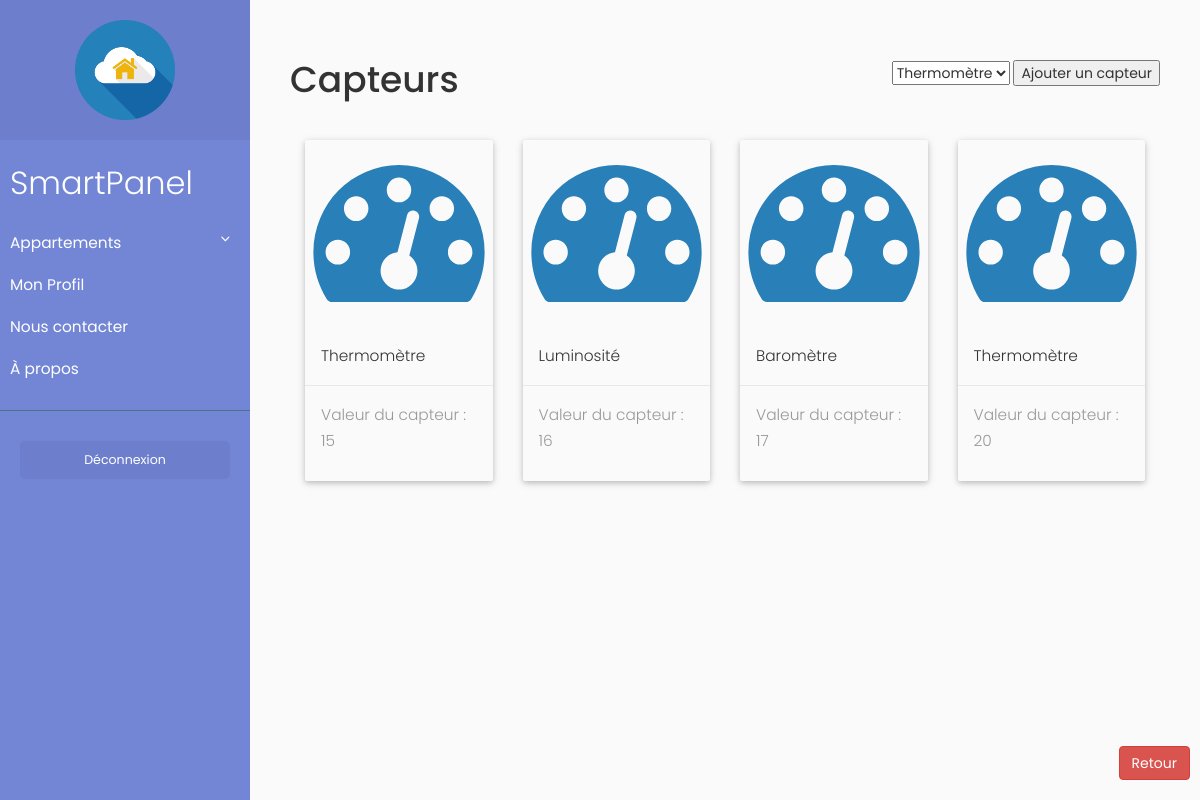
The app's page /index.php?cible=sensorPage&aptID=21655&roomID=34 (signed in) with its own data.
### tables this page shows
CREATE TABLE IF NOT EXISTS `sensortype` (
  `ID` int(11) NOT NULL AUTO_INCREMENT,
  `Name` varchar(20) NOT NULL,
  `IsActuator` tinyint(4) NOT NULL,
  PRIMARY KEY (`ID`)
);

CREATE TABLE IF NOT EXISTS `sensor` (
  `SensorID` tinyint(4) NOT NULL AUTO_INCREMENT,
  `Type` int(11) NOT NULL,
  `Value` varchar(20) NOT NULL,
  `RoomID` tinyint(4) NOT NULL,
  PRIMARY KEY (`SensorID`),
  KEY `fk_RoomID` (`RoomID`),
  KEY `fk_sensor` (`Type`)
);

### Modele/connexion.php (called while the page is built)
<?php
    $dbname = "smartpanel";
    $host='localhost';
    $user='root';
    $pass='root';
    $db = new PDO("mysql:host=$host;dbname=$dbname", "$user", "$pass");
    $db->query("SET NAMES UTF8");
?>

### Modele/appartment.php (called while the page is built, shortened)
<?php
    require("connexion.php");
    function getSensors($db, $RoomID){
    	$response = $db->query('SELECT * FROM sensor WHERE RoomID="'.$RoomID.'"');
    	return $response;
    }
?>

### Modele/sensors.php (called while the page is built)
<?php
function getAptIDOfRoomID($db,$roomID) {
  $reponse = $db->query('SELECT ApartmentID FROM room WHERE RoomID = "'.$roomID.'"');
  return $reponse;
}
function getSensorName($db,$IdType) {
  $reponse = $db->query('SELECT Name FROM sensortype WHERE ID = "'.$IdType.'"');
  return $reponse;
}
?>

### Modele/menu.php (called while the page is built, shortened)
<?php
    require("connexion.php");
    function getUserIDOfApartmentID($db,$apartementID) {
      $reponse = $db->query('SELECT User_Id FROM appartment WHERE ApptId = "'.$apartementID.'"');
      return $reponse;
    }
?>

### Vue/sensorPage/sensorPage.php (the view, shortened to what this page needs)
<!DOCTYPE html>
<html>
    <head>
    	<link rel="stylesheet" type="text/css" href="Vue/sensorPage/sensorPage.css">
	</head>
</html>
<?php
include('Modele/appartment.php');
include('Modele/sensors.php');
include("Modele/addSensors.php");
$menu =  genMenuSensor();
global $testWhosRoom;
  $currentAptID = $_GET['aptID'];
  $AptIDOfRoomID = getAptIDOfRoomID($db,$_GET['roomID'])->fetch();
	$userIDOfApartmentID = getUserIDOfApartmentID($db,$AptIDOfRoomID['ApartmentID'])->fetch();
	if($_SESSION['User_Id']==$userIDOfApartmentID['User_Id']){
		$sensorArray = getSensors($db, $_GET['roomID'])->fetchAll();
		$testWhosRoom = true;
	} else {
		$testWhosRoom = false;
	}
if ($testWhosRoom)
{
        $roomBody = '
        <span id="addSensor" class="pull-right">
        <form action="index.php?cible=addSensor&aptID='.$currentAptID.'&roomID='.$_GET['roomID'].'" method="post">
        <span id = "dropdown">
        <select name="type"/>
        '.$menu.'
        </select>
        </span>
        <input type="submit" name="save" value="Ajouter un capteur"/>
        </form>
        </span>
        <h1>Capteurs</h1> <br>
        <a id="returnButton" href="index.php?cible=apt&aptID='.$_GET['aptID'].'" class="btn btn-danger pull-right" role="button" data-spy="affix">Retour</a>
        <div class="container-fluid">
          <div class="row">';
        $i=0;
        if(sizeof($sensorArray)==0) { $roomBody = '<h1 id="noRooms">Pas de capteurs dans cette pièce</h1> <br/>'; } else {
    	foreach ($sensorArray as $sensor) {
        if($i %4  == 0) {
          $roomBody .= '
            </div>
          <div class="row">';
        }
    		$SensorName = getSensorName($db,$sensor['Type'])->fetch()[0];
    		$roomBody .= '
          	<div class="col-md-3">
            	<div class="card">
                <div class="card-image">
                  <img class="img-responsive" src="Images/sensorPlaceHolder.svg">
                </div>
                <div class="card-content">
                  <p>'. $SensorName.'</p>
                </div>
                <div class="card-action">
                  <p> Valeur du capteur : '. $sensor['Value'].'</p>
                </div>
              </div>
          	</div>
            ';
            $i++;
    	};
	}
}
else
{
    $contenu = 'Pièce non trouvée';
}
include('gabarit.php');
?>

### Vue/sensorPage/sensorPage.css (style rules this page uses)
.card { box-shadow: 0 2px 5px 0 rgba(0, 0, 0, 0.16), 0 2px 10px 0 rgba(0, 0, 0, 0.12); }
.card { margin-top: 10px; box-sizing: border-box; border-radius: 2px; background-clip: padding-box; z-index: -1; position: relative; }
.card .card-image { position: relative; overflow: hidden; }
.card .card-image img { border-radius: 2px 2px 0 0; background-clip: padding-box; position: relative; z-index: -1; }
.card .card-content { padding: 16px; border-radius: 0 0 2px 2px; background-clip: padding-box; box-sizing: border-box; }
.card .card-content p { margin: 0; color: inherit; }
.card .card-action { border-top: 1px solid rgba(160, 160, 160, 0.2); padding: 16px; }
.affix { bottom: 20px; right: 10px; position: relative; z-index: 999; }

### css/structure.css (style rules this page uses)
body { font-family: 'Poppins', sans-serif; background: #fafafa; }
p { font-family: 'Poppins', sans-serif; font-size: 1.1em; font-weight: 300; line-height: 1.7em; color: #999; }
a, a:hover, a:focus { color: inherit; text-decoration: none; transition: all 0.3s; }

### records on screen
sensortype: type "Thermomètre"
sensor: Type.Name "Thermomètre", Value "15"
sensor: Type.Name "Luminosité", Value "16"
sensor: Type.Name "Baromètre", Value "17"
sensor: Type.Name "Thermomètre", Value "20"
